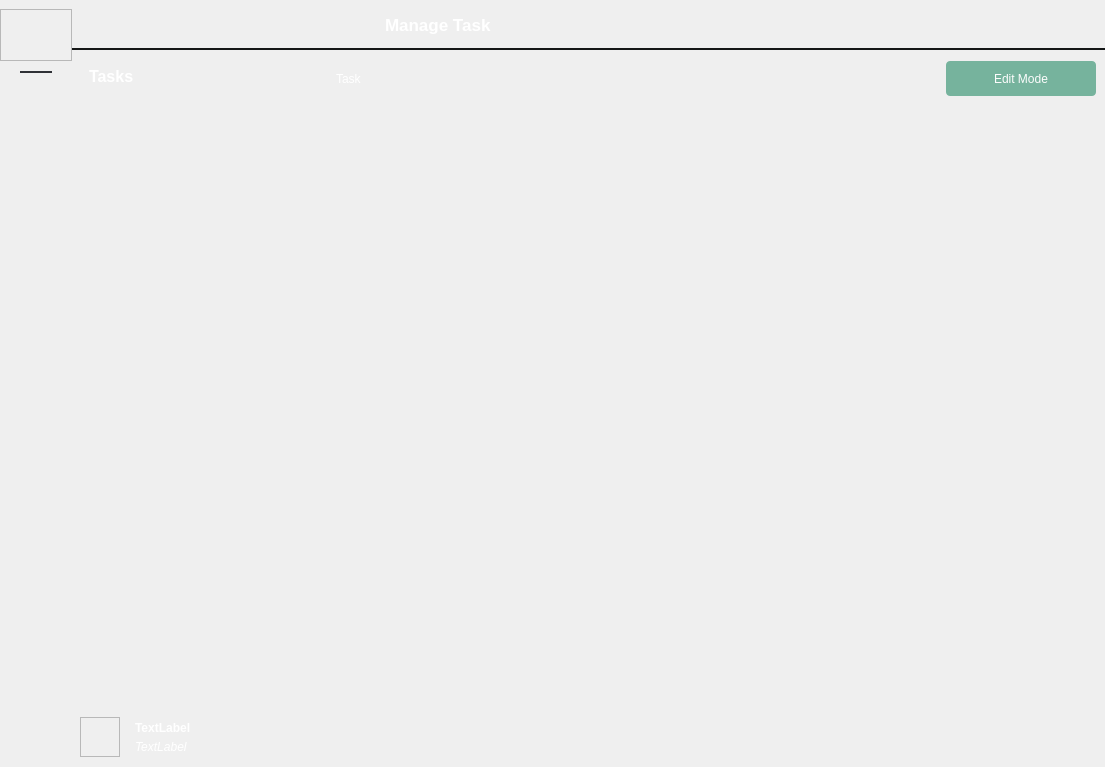
<?xml version="1.0" encoding="UTF-8"?>
<ui version="4.0">
 <class>ProgramWindow</class>
 <widget class="QMainWindow" name="ProgramWindow">
  <property name="geometry">
   <rect>
    <x>0</x>
    <y>0</y>
    <width>1105</width>
    <height>767</height>
   </rect>
  </property>
  <property name="windowTitle">
   <string>MainWindow</string>
  </property>
  <property name="styleSheet">
   <string notr="true"/>
  </property>
  <widget class="QWidget" name="CentralWidget">
   <property name="styleSheet">
    <string notr="true">QMenu
{
	background-color: #292B2F;
	border-radius: 4px;
	padding: 5px 1px;
}
QMenu::item 
{
	background-color: transparent;
	padding: 5px 10px;
	margin: 2px 0px;
	color: white;
}
QMenu::item:selected 
{
	background-color: #76B39D;
}
</string>
   </property>
   <layout class="QHBoxLayout" name="horizontalLayout">
    <property name="spacing">
     <number>0</number>
    </property>
    <property name="leftMargin">
     <number>0</number>
    </property>
    <property name="topMargin">
     <number>0</number>
    </property>
    <property name="rightMargin">
     <number>0</number>
    </property>
    <property name="bottomMargin">
     <number>0</number>
    </property>
    <item>
     <widget class="QWidget" name="LeftPanel" native="true">
      <property name="minimumSize">
       <size>
        <width>72</width>
        <height>0</height>
       </size>
      </property>
      <property name="maximumSize">
       <size>
        <width>72</width>
        <height>16777215</height>
       </size>
      </property>
      <layout class="QVBoxLayout" name="verticalLayout_8">
       <property name="spacing">
        <number>10</number>
       </property>
       <property name="leftMargin">
        <number>0</number>
       </property>
       <property name="topMargin">
        <number>9</number>
       </property>
       <property name="rightMargin">
        <number>0</number>
       </property>
       <property name="bottomMargin">
        <number>9</number>
       </property>
       <item>
        <widget class="QFrame" name="LeftPanelLogoFrame">
         <property name="minimumSize">
          <size>
           <width>0</width>
           <height>52</height>
          </size>
         </property>
         <property name="maximumSize">
          <size>
           <width>16777215</width>
           <height>52</height>
          </size>
         </property>
         <property name="styleSheet">
          <string notr="true">background-image: url(:/images/Images/icon_logo.svg);
background-position: center;
background-repeat: no-repeat;</string>
         </property>
         <property name="frameShape">
          <enum>QFrame::StyledPanel</enum>
         </property>
         <property name="frameShadow">
          <enum>QFrame::Raised</enum>
         </property>
        </widget>
       </item>
       <item>
        <widget class="QWidget" name="SeparatorWidget" native="true">
         <layout class="QVBoxLayout" name="verticalLayout_9">
          <property name="spacing">
           <number>0</number>
          </property>
          <property name="leftMargin">
           <number>20</number>
          </property>
          <property name="topMargin">
           <number>0</number>
          </property>
          <property name="rightMargin">
           <number>20</number>
          </property>
          <property name="bottomMargin">
           <number>0</number>
          </property>
          <item>
           <widget class="QFrame" name="SeparatorFrame3">
            <property name="minimumSize">
             <size>
              <width>0</width>
              <height>2</height>
             </size>
            </property>
            <property name="maximumSize">
             <size>
              <width>16777215</width>
              <height>2</height>
             </size>
            </property>
            <property name="styleSheet">
             <string notr="true">background-color: #2F3136;
border-radius: 2px;</string>
            </property>
            <property name="frameShape">
             <enum>QFrame::StyledPanel</enum>
            </property>
            <property name="frameShadow">
             <enum>QFrame::Raised</enum>
            </property>
           </widget>
          </item>
         </layout>
        </widget>
       </item>
       <item>
        <widget class="QScrollArea" name="LeftScrollArea">
         <property name="frameShape">
          <enum>QFrame::NoFrame</enum>
         </property>
         <property name="lineWidth">
          <number>0</number>
         </property>
         <property name="verticalScrollBarPolicy">
          <enum>Qt::ScrollBarAlwaysOff</enum>
         </property>
         <property name="horizontalScrollBarPolicy">
          <enum>Qt::ScrollBarAlwaysOff</enum>
         </property>
         <property name="widgetResizable">
          <bool>true</bool>
         </property>
         <widget class="QWidget" name="LeftScrollAreaPanel">
          <property name="geometry">
           <rect>
            <x>0</x>
            <y>0</y>
            <width>72</width>
            <height>657</height>
           </rect>
          </property>
          <layout class="QGridLayout" name="gridLayout_2">
           <property name="leftMargin">
            <number>0</number>
           </property>
           <property name="topMargin">
            <number>0</number>
           </property>
           <property name="rightMargin">
            <number>0</number>
           </property>
           <property name="bottomMargin">
            <number>0</number>
           </property>
           <item row="0" column="0">
            <widget class="QWidget" name="LeftPanelComputerList" native="true">
             <layout class="QVBoxLayout" name="verticalLayout_12">
              <property name="leftMargin">
               <number>0</number>
              </property>
              <property name="topMargin">
               <number>0</number>
              </property>
              <property name="rightMargin">
               <number>0</number>
              </property>
              <property name="bottomMargin">
               <number>0</number>
              </property>
             </layout>
            </widget>
           </item>
           <item row="1" column="0">
            <widget class="QWidget" name="LeftPanelAddComputerPanel" native="true">
             <layout class="QVBoxLayout" name="verticalLayout_11">
              <property name="leftMargin">
               <number>0</number>
              </property>
              <property name="topMargin">
               <number>0</number>
              </property>
              <property name="rightMargin">
               <number>0</number>
              </property>
              <property name="bottomMargin">
               <number>0</number>
              </property>
             </layout>
            </widget>
           </item>
           <item row="2" column="0">
            <widget class="QWidget" name="LeftPanelSpaserPanel" native="true">
             <layout class="QVBoxLayout" name="verticalLayout_10">
              <item>
               <spacer name="verticalSpacer_2">
                <property name="orientation">
                 <enum>Qt::Vertical</enum>
                </property>
                <property name="sizeHint" stdset="0">
                 <size>
                  <width>20</width>
                  <height>624</height>
                 </size>
                </property>
               </spacer>
              </item>
             </layout>
            </widget>
           </item>
          </layout>
         </widget>
        </widget>
       </item>
       <item>
        <widget class="QWidget" name="LeftPanelSettingsPanel" native="true">
         <layout class="QVBoxLayout" name="verticalLayout_13">
          <property name="spacing">
           <number>0</number>
          </property>
          <property name="leftMargin">
           <number>0</number>
          </property>
          <property name="topMargin">
           <number>0</number>
          </property>
          <property name="rightMargin">
           <number>0</number>
          </property>
          <property name="bottomMargin">
           <number>0</number>
          </property>
         </layout>
        </widget>
       </item>
      </layout>
     </widget>
    </item>
    <item>
     <widget class="QWidget" name="CenterPanel" native="true">
      <property name="minimumSize">
       <size>
        <width>250</width>
        <height>0</height>
       </size>
      </property>
      <property name="maximumSize">
       <size>
        <width>250</width>
        <height>16777215</height>
       </size>
      </property>
      <layout class="QVBoxLayout" name="verticalLayout_2">
       <property name="spacing">
        <number>0</number>
       </property>
       <property name="leftMargin">
        <number>0</number>
       </property>
       <property name="topMargin">
        <number>0</number>
       </property>
       <property name="rightMargin">
        <number>0</number>
       </property>
       <property name="bottomMargin">
        <number>0</number>
       </property>
       <item>
        <widget class="QWidget" name="CenterTopPanel" native="true">
         <property name="minimumSize">
          <size>
           <width>0</width>
           <height>48</height>
          </size>
         </property>
         <property name="maximumSize">
          <size>
           <width>16777215</width>
           <height>48</height>
          </size>
         </property>
        </widget>
       </item>
       <item>
        <widget class="QFrame" name="FrameSeparator2">
         <property name="minimumSize">
          <size>
           <width>0</width>
           <height>2</height>
          </size>
         </property>
         <property name="maximumSize">
          <size>
           <width>16777215</width>
           <height>2</height>
          </size>
         </property>
         <property name="styleSheet">
          <string notr="true">background-color: rgb(26, 28, 29);</string>
         </property>
         <property name="frameShape">
          <enum>QFrame::StyledPanel</enum>
         </property>
         <property name="frameShadow">
          <enum>QFrame::Raised</enum>
         </property>
        </widget>
       </item>
       <item>
        <widget class="QWidget" name="CenterCentralPanel" native="true">
         <layout class="QVBoxLayout" name="verticalLayout_3">
          <property name="spacing">
           <number>2</number>
          </property>
          <property name="leftMargin">
           <number>8</number>
          </property>
          <property name="topMargin">
           <number>8</number>
          </property>
          <property name="rightMargin">
           <number>8</number>
          </property>
          <property name="bottomMargin">
           <number>8</number>
          </property>
          <item>
           <widget class="QWidget" name="CenterTasksTitlePanel" native="true">
            <layout class="QHBoxLayout" name="horizontalLayout_2">
             <item>
              <widget class="QLabel" name="TasksStaticLabel">
               <property name="font">
                <font>
                 <pointsize>12</pointsize>
                 <bold>true</bold>
                </font>
               </property>
               <property name="styleSheet">
                <string notr="true">color: rgb(255, 255, 255);</string>
               </property>
               <property name="text">
                <string>Tasks</string>
               </property>
              </widget>
             </item>
             <item>
              <widget class="QPushButton" name="AddTaskButton">
               <property name="minimumSize">
                <size>
                 <width>15</width>
                 <height>15</height>
                </size>
               </property>
               <property name="maximumSize">
                <size>
                 <width>15</width>
                 <height>15</height>
                </size>
               </property>
               <property name="styleSheet">
                <string notr="true">QPushButton 
{
	background-image: url(:/images/Images/icon_task_add_dark.svg);
	background-position: center;
    background-repeat: no-repeat;
	border: none;
	outline: none;
	border-radius: 5px;
	text-align: left;
}

QPushButton:hover 
{ 
	background-image: url(:/images/Images/icon_task_add_bright.svg);
	background-position: center;
	background-repeat: no-repeat;
}</string>
               </property>
               <property name="text">
                <string/>
               </property>
              </widget>
             </item>
            </layout>
           </widget>
          </item>
          <item>
           <widget class="QScrollArea" name="CenterScrollArea">
            <property name="frameShape">
             <enum>QFrame::NoFrame</enum>
            </property>
            <property name="lineWidth">
             <number>0</number>
            </property>
            <property name="widgetResizable">
             <bool>true</bool>
            </property>
            <widget class="QWidget" name="CenterScrollAreaPanel">
             <property name="geometry">
              <rect>
               <x>0</x>
               <y>0</y>
               <width>234</width>
               <height>591</height>
              </rect>
             </property>
             <layout class="QGridLayout" name="gridLayout">
              <property name="leftMargin">
               <number>0</number>
              </property>
              <property name="topMargin">
               <number>0</number>
              </property>
              <property name="rightMargin">
               <number>0</number>
              </property>
              <property name="bottomMargin">
               <number>0</number>
              </property>
              <property name="spacing">
               <number>0</number>
              </property>
              <item row="0" column="0">
               <widget class="QWidget" name="CenterTaskListPanel" native="true">
                <layout class="QVBoxLayout" name="verticalLayout_5"/>
               </widget>
              </item>
              <item row="1" column="0">
               <widget class="QWidget" name="CenterTaskListSpacerPanel" native="true">
                <layout class="QVBoxLayout" name="verticalLayout_4">
                 <item>
                  <spacer name="verticalSpacer">
                   <property name="orientation">
                    <enum>Qt::Vertical</enum>
                   </property>
                   <property name="sizeHint" stdset="0">
                    <size>
                     <width>20</width>
                     <height>548</height>
                    </size>
                   </property>
                  </spacer>
                 </item>
                </layout>
               </widget>
              </item>
             </layout>
            </widget>
           </widget>
          </item>
         </layout>
        </widget>
       </item>
       <item>
        <widget class="QWidget" name="CenterBottomPanel" native="true">
         <property name="minimumSize">
          <size>
           <width>0</width>
           <height>60</height>
          </size>
         </property>
         <property name="maximumSize">
          <size>
           <width>16777215</width>
           <height>60</height>
          </size>
         </property>
         <layout class="QVBoxLayout" name="verticalLayout_7">
          <property name="leftMargin">
           <number>8</number>
          </property>
          <item>
           <layout class="QHBoxLayout" name="horizontalLayout_3">
            <item>
             <widget class="QFrame" name="CenterPanelComputerImage">
              <property name="minimumSize">
               <size>
                <width>40</width>
                <height>40</height>
               </size>
              </property>
              <property name="maximumSize">
               <size>
                <width>40</width>
                <height>40</height>
               </size>
              </property>
              <property name="styleSheet">
               <string notr="true">background-image: url(:/images/Images/icon_machine.svg);
background-position: center;
background-repeat: no-repeat;</string>
              </property>
              <property name="frameShape">
               <enum>QFrame::StyledPanel</enum>
              </property>
              <property name="frameShadow">
               <enum>QFrame::Raised</enum>
              </property>
             </widget>
            </item>
            <item>
             <layout class="QVBoxLayout" name="verticalLayout_6">
              <property name="spacing">
               <number>2</number>
              </property>
              <property name="leftMargin">
               <number>9</number>
              </property>
              <property name="topMargin">
               <number>3</number>
              </property>
              <property name="rightMargin">
               <number>3</number>
              </property>
              <property name="bottomMargin">
               <number>3</number>
              </property>
              <item>
               <widget class="QLabel" name="CenterPanelComputerName">
                <property name="font">
                 <font>
                  <italic>false</italic>
                  <bold>true</bold>
                 </font>
                </property>
                <property name="styleSheet">
                 <string notr="true">color: rgb(255, 255, 255);</string>
                </property>
                <property name="text">
                 <string>TextLabel</string>
                </property>
               </widget>
              </item>
              <item>
               <widget class="QLabel" name="CenterPanelComputerIP">
                <property name="font">
                 <font>
                  <italic>true</italic>
                 </font>
                </property>
                <property name="styleSheet">
                 <string notr="true">color: rgb(255, 255, 255);</string>
                </property>
                <property name="text">
                 <string>TextLabel</string>
                </property>
               </widget>
              </item>
             </layout>
            </item>
           </layout>
          </item>
         </layout>
        </widget>
       </item>
      </layout>
     </widget>
    </item>
    <item>
     <widget class="QWidget" name="RightPanel" native="true">
      <layout class="QVBoxLayout" name="verticalLayout">
       <property name="spacing">
        <number>0</number>
       </property>
       <property name="leftMargin">
        <number>0</number>
       </property>
       <property name="topMargin">
        <number>0</number>
       </property>
       <property name="rightMargin">
        <number>0</number>
       </property>
       <property name="bottomMargin">
        <number>0</number>
       </property>
       <item>
        <widget class="QWidget" name="TopPanel" native="true">
         <property name="minimumSize">
          <size>
           <width>0</width>
           <height>48</height>
          </size>
         </property>
         <property name="maximumSize">
          <size>
           <width>16777215</width>
           <height>48</height>
          </size>
         </property>
         <layout class="QHBoxLayout" name="horizontalLayout_4">
          <property name="leftMargin">
           <number>12</number>
          </property>
          <property name="topMargin">
           <number>7</number>
          </property>
          <property name="bottomMargin">
           <number>6</number>
          </property>
          <item>
           <widget class="QPushButton" name="BackPushButton">
            <property name="minimumSize">
             <size>
              <width>45</width>
              <height>30</height>
             </size>
            </property>
            <property name="maximumSize">
             <size>
              <width>45</width>
              <height>30</height>
             </size>
            </property>
            <property name="styleSheet">
             <string notr="true">QPushButton 
{	
	background-image: url(:/images/Images/icon_back.svg);
	background-position: center;
    background-repeat: no-repeat;
	border: none;
	outline: none;
	border-radius: 5px;
	text-align: left;
}

QPushButton:hover { background-color: rgb(30, 32, 35); }
QPushButton:pressed { background-color: rgb(118, 179, 157); }</string>
            </property>
            <property name="text">
             <string/>
            </property>
           </widget>
          </item>
          <item>
           <widget class="QLabel" name="TopPanelStaticLabel">
            <property name="font">
             <font>
              <pointsize>13</pointsize>
              <bold>true</bold>
             </font>
            </property>
            <property name="styleSheet">
             <string notr="true">color: rgb(255, 255, 255);</string>
            </property>
            <property name="text">
             <string>Manage Task</string>
            </property>
           </widget>
          </item>
          <item>
           <widget class="QWidget" name="TopPanelMenuButtons" native="true">
            <layout class="QHBoxLayout" name="horizontalLayout_5">
             <property name="leftMargin">
              <number>0</number>
             </property>
             <property name="topMargin">
              <number>0</number>
             </property>
             <property name="rightMargin">
              <number>0</number>
             </property>
             <property name="bottomMargin">
              <number>0</number>
             </property>
            </layout>
           </widget>
          </item>
          <item>
           <spacer name="horizontalSpacer">
            <property name="orientation">
             <enum>Qt::Horizontal</enum>
            </property>
            <property name="sizeHint" stdset="0">
             <size>
              <width>607</width>
              <height>20</height>
             </size>
            </property>
           </spacer>
          </item>
          <item>
           <widget class="QPushButton" name="SaveButton">
            <property name="minimumSize">
             <size>
              <width>35</width>
              <height>35</height>
             </size>
            </property>
            <property name="maximumSize">
             <size>
              <width>35</width>
              <height>35</height>
             </size>
            </property>
            <property name="styleSheet">
             <string notr="true">QPushButton 
{	
	background-image: url(:/images/Images/icon_save.svg);
	background-position: center;
    background-repeat: no-repeat;
	border: none;
	outline: none;
	border-radius: 5px;
	text-align: left;
}

QPushButton:hover { background-color: rgb(30, 32, 35); }
QPushButton:pressed { background-color: rgb(118, 179, 157); }</string>
            </property>
            <property name="text">
             <string/>
            </property>
           </widget>
          </item>
          <item>
           <widget class="QPushButton" name="TopPanelNotificationsButton">
            <property name="minimumSize">
             <size>
              <width>35</width>
              <height>35</height>
             </size>
            </property>
            <property name="maximumSize">
             <size>
              <width>35</width>
              <height>35</height>
             </size>
            </property>
            <property name="styleSheet">
             <string notr="true">QPushButton 
{	
	background-image: url(:/images/Images/icon_tasks_notification.svg);
	background-position: center;
    background-repeat: no-repeat;
	border: none;
	outline: none;
	border-radius: 5px;
	text-align: left;
}

QPushButton:hover { background-color: rgb(30, 32, 35); }
QPushButton:pressed { background-color: rgb(118, 179, 157); }</string>
            </property>
            <property name="text">
             <string/>
            </property>
           </widget>
          </item>
         </layout>
        </widget>
       </item>
       <item>
        <widget class="QFrame" name="FrameSeparator">
         <property name="minimumSize">
          <size>
           <width>0</width>
           <height>2</height>
          </size>
         </property>
         <property name="maximumSize">
          <size>
           <width>16777215</width>
           <height>2</height>
          </size>
         </property>
         <property name="styleSheet">
          <string notr="true">background-color: rgb(26, 28, 29);</string>
         </property>
         <property name="frameShape">
          <enum>QFrame::StyledPanel</enum>
         </property>
         <property name="frameShadow">
          <enum>QFrame::Raised</enum>
         </property>
        </widget>
       </item>
       <item>
        <widget class="QStackedWidget" name="RightStackedWidget">
         <property name="currentIndex">
          <number>0</number>
         </property>
         <widget class="QWidget" name="TaskInfoPanel">
          <property name="styleSheet">
           <string notr="true">QScrollBar:horizontal
    {
        height: 15px;
        margin: 3px 15px 3px 15px;
        border: 1px transparent #2A2929;
        border-radius: 4px;
        background-color: #2A2929;    /* #2A2929; */
    }

    QScrollBar::handle:horizontal
    {
        background-color: #76B39D;      /* #605F5F; */
        min-width: 5px;
        border-radius: 4px;
    }

    QScrollBar::add-line:horizontal
    {
        margin: 0px 3px 0px 3px;
        border-image: url(:/images/right_arrow_disabled.png);       /* # &lt;-------- */
        width: 10px;
        height: 10px;
        subcontrol-position: right;
        subcontrol-origin: margin;
    }

    QScrollBar::sub-line:horizontal
    {
        margin: 0px 3px 0px 3px;
        border-image: url(:/images/left_arrow_disabled.png);        /* # &lt;-------- */ 
        height: 10px;
        width: 10px;
        subcontrol-position: left;
        subcontrol-origin: margin;
    }

    QScrollBar::add-line:horizontal:hover,QScrollBar::add-line:horizontal:on
    {
        border-image: url(:/images/right_arrow.png);               /* # &lt;-------- */
        height: 10px;
        width: 10px;
        subcontrol-position: right;
        subcontrol-origin: margin;
    }


    QScrollBar::sub-line:horizontal:hover, QScrollBar::sub-line:horizontal:on
    {
        border-image: url(:/images/left_arrow.png);               /* # &lt;-------- */
        height: 10px;
        width: 10px;
        subcontrol-position: left;
        subcontrol-origin: margin;
    }

    QScrollBar::up-arrow:horizontal, QScrollBar::down-arrow:horizontal
    {
        background: none;
    }


    QScrollBar::add-page:horizontal, QScrollBar::sub-page:horizontal
    {
        background: none;
    }

    QScrollBar:vertical
    {
        background-color: #2A2929;
        width: 15px;
        margin: 15px 3px 15px 3px;
        border: 1px transparent #2A2929;
        border-radius: 4px;
    }

    QScrollBar::handle:vertical
    {
        background-color: #76B39D;         /* #605F5F; */
        min-height: 5px;
        border-radius: 4px;
    }

    QScrollBar::sub-line:vertical
    {
        margin: 3px 0px 3px 0px;
        border-image: url(:/images/up_arrow_disabled.png);        /* # &lt;-------- */
        height: 10px;
        width: 10px;
        subcontrol-position: top;
        subcontrol-origin: margin;
    }

    QScrollBar::add-line:vertical
    {
        margin: 3px 0px 3px 0px;
        border-image: url(:/images/down_arrow_disabled.png);       /* # &lt;-------- */
        height: 10px;
        width: 10px;
        subcontrol-position: bottom;
        subcontrol-origin: margin;
    }

    QScrollBar::sub-line:vertical:hover,QScrollBar::sub-line:vertical:on
    {
        border-image: url(:/images/up_arrow.png);                  /* # &lt;-------- */
        height: 10px;
        width: 10px;
        subcontrol-position: top;
        subcontrol-origin: margin;
    }

    QScrollBar::add-line:vertical:hover, QScrollBar::add-line:vertical:on
    {
        border-image: url(:/images/down_arrow.png);                /* # &lt;-------- */
        height: 10px;
        width: 10px;
        subcontrol-position: bottom;
        subcontrol-origin: margin;
    }

    QScrollBar::up-arrow:vertical, QScrollBar::down-arrow:vertical
    {
        background: none;
    }

    QScrollBar::add-page:vertical, QScrollBar::sub-page:vertical
    {
        background: none;
    }

QAbstractScrollArea::corner {
    background: none;
    border: none;
}</string>
          </property>
          <layout class="QVBoxLayout" name="verticalLayout_14">
           <item>
            <widget class="QWidget" name="TaskInfoTopPanel" native="true">
             <property name="minimumSize">
              <size>
               <width>0</width>
               <height>40</height>
              </size>
             </property>
             <property name="maximumSize">
              <size>
               <width>16777215</width>
               <height>40</height>
              </size>
             </property>
             <layout class="QHBoxLayout" name="horizontalLayout_6">
              <property name="leftMargin">
               <number>5</number>
              </property>
              <property name="topMargin">
               <number>0</number>
              </property>
              <property name="rightMargin">
               <number>0</number>
              </property>
              <property name="bottomMargin">
               <number>0</number>
              </property>
              <item>
               <widget class="QLabel" name="TaskInfoName">
                <property name="styleSheet">
                 <string notr="true">color: rgb(255, 255, 255);</string>
                </property>
                <property name="text">
                 <string>Task</string>
                </property>
               </widget>
              </item>
              <item>
               <spacer name="horizontalSpacer_2">
                <property name="orientation">
                 <enum>Qt::Horizontal</enum>
                </property>
                <property name="sizeHint" stdset="0">
                 <size>
                  <width>573</width>
                  <height>20</height>
                 </size>
                </property>
               </spacer>
              </item>
              <item>
               <widget class="QPushButton" name="EditModeButton">
                <property name="minimumSize">
                 <size>
                  <width>150</width>
                  <height>35</height>
                 </size>
                </property>
                <property name="maximumSize">
                 <size>
                  <width>150</width>
                  <height>35</height>
                 </size>
                </property>
                <property name="styleSheet">
                 <string notr="true">QPushButton
{
	border-radius: 4px;
	background-color: rgb(118, 179, 157);
	color: rgb(253, 253, 253);
}
QPushButton:hover 
{
	background-color: rgb(95, 167, 144);
}
QPushButton:pressed 
{
	background-color: rgb(88, 158, 133);
}</string>
                </property>
                <property name="text">
                 <string>Edit Mode</string>
                </property>
               </widget>
              </item>
             </layout>
            </widget>
           </item>
           <item>
            <widget class="QWidget" name="TaskInfoCenterPanel" native="true"/>
           </item>
          </layout>
         </widget>
         <widget class="QWidget" name="TaskEditWidget">
          <layout class="QVBoxLayout" name="verticalLayout_15">
           <property name="leftMargin">
            <number>0</number>
           </property>
           <property name="topMargin">
            <number>0</number>
           </property>
           <property name="rightMargin">
            <number>0</number>
           </property>
           <property name="bottomMargin">
            <number>0</number>
           </property>
           <item>
            <widget class="QStackedWidget" name="TaskEditStackedWidget">
             <widget class="QWidget" name="TaskEditContructorWidget">
              <property name="styleSheet">
               <string notr="true">QScrollBar:horizontal
    {
        height: 15px;
        margin: 3px 15px 3px 15px;
        border: 1px transparent #2A2929;
        border-radius: 4px;
        background-color: #2A2929;    /* #2A2929; */
    }

    QScrollBar::handle:horizontal
    {
        background-color: #76B39D;      /* #605F5F; */
        min-width: 5px;
        border-radius: 4px;
    }

    QScrollBar::add-line:horizontal
    {
        margin: 0px 3px 0px 3px;
        border-image: url(:/images/right_arrow_disabled.png);       /* # &lt;-------- */
        width: 10px;
        height: 10px;
        subcontrol-position: right;
        subcontrol-origin: margin;
    }

    QScrollBar::sub-line:horizontal
    {
        margin: 0px 3px 0px 3px;
        border-image: url(:/images/left_arrow_disabled.png);        /* # &lt;-------- */ 
        height: 10px;
        width: 10px;
        subcontrol-position: left;
        subcontrol-origin: margin;
    }

    QScrollBar::add-line:horizontal:hover,QScrollBar::add-line:horizontal:on
    {
        border-image: url(:/images/right_arrow.png);               /* # &lt;-------- */
        height: 10px;
        width: 10px;
        subcontrol-position: right;
        subcontrol-origin: margin;
    }


    QScrollBar::sub-line:horizontal:hover, QScrollBar::sub-line:horizontal:on
    {
        border-image: url(:/images/left_arrow.png);               /* # &lt;-------- */
        height: 10px;
        width: 10px;
        subcontrol-position: left;
        subcontrol-origin: margin;
    }

    QScrollBar::up-arrow:horizontal, QScrollBar::down-arrow:horizontal
    {
        background: none;
    }


    QScrollBar::add-page:horizontal, QScrollBar::sub-page:horizontal
    {
        background: none;
    }

    QScrollBar:vertical
    {
        background-color: #2A2929;
        width: 15px;
        margin: 15px 3px 15px 3px;
        border: 1px transparent #2A2929;
        border-radius: 4px;
    }

    QScrollBar::handle:vertical
    {
        background-color: #76B39D;         /* #605F5F; */
        min-height: 5px;
        border-radius: 4px;
    }

    QScrollBar::sub-line:vertical
    {
        margin: 3px 0px 3px 0px;
        border-image: url(:/images/up_arrow_disabled.png);        /* # &lt;-------- */
        height: 10px;
        width: 10px;
        subcontrol-position: top;
        subcontrol-origin: margin;
    }

    QScrollBar::add-line:vertical
    {
        margin: 3px 0px 3px 0px;
        border-image: url(:/images/down_arrow_disabled.png);       /* # &lt;-------- */
        height: 10px;
        width: 10px;
        subcontrol-position: bottom;
        subcontrol-origin: margin;
    }

    QScrollBar::sub-line:vertical:hover,QScrollBar::sub-line:vertical:on
    {
        border-image: url(:/images/up_arrow.png);                  /* # &lt;-------- */
        height: 10px;
        width: 10px;
        subcontrol-position: top;
        subcontrol-origin: margin;
    }

    QScrollBar::add-line:vertical:hover, QScrollBar::add-line:vertical:on
    {
        border-image: url(:/images/down_arrow.png);                /* # &lt;-------- */
        height: 10px;
        width: 10px;
        subcontrol-position: bottom;
        subcontrol-origin: margin;
    }

    QScrollBar::up-arrow:vertical, QScrollBar::down-arrow:vertical
    {
        background: none;
    }

    QScrollBar::add-page:vertical, QScrollBar::sub-page:vertical
    {
        background: none;
    }
QAbstractScrollArea::corner {
    background: none;
    border: none;
}</string>
              </property>
              <layout class="QHBoxLayout" name="horizontalLayout_7">
               <property name="spacing">
                <number>9</number>
               </property>
               <property name="leftMargin">
                <number>9</number>
               </property>
               <property name="topMargin">
                <number>0</number>
               </property>
               <property name="rightMargin">
                <number>9</number>
               </property>
               <property name="bottomMargin">
                <number>0</number>
               </property>
               <item>
                <widget class="QScrollArea" name="scrollArea">
                 <property name="frameShape">
                  <enum>QFrame::NoFrame</enum>
                 </property>
                 <property name="lineWidth">
                  <number>0</number>
                 </property>
                 <property name="widgetResizable">
                  <bool>true</bool>
                 </property>
                 <widget class="QWidget" name="scrollAreaWidgetContents">
                  <property name="geometry">
                   <rect>
                    <x>0</x>
                    <y>0</y>
                    <width>765</width>
                    <height>709</height>
                   </rect>
                  </property>
                  <layout class="QGridLayout" name="gridLayout_3"/>
                 </widget>
                </widget>
               </item>
              </layout>
             </widget>
             <widget class="QWidget" name="TaskEditEditorWidget"/>
            </widget>
           </item>
          </layout>
         </widget>
        </widget>
       </item>
      </layout>
     </widget>
    </item>
   </layout>
  </widget>
 </widget>
 <resources/>
 <connections/>
</ui>
